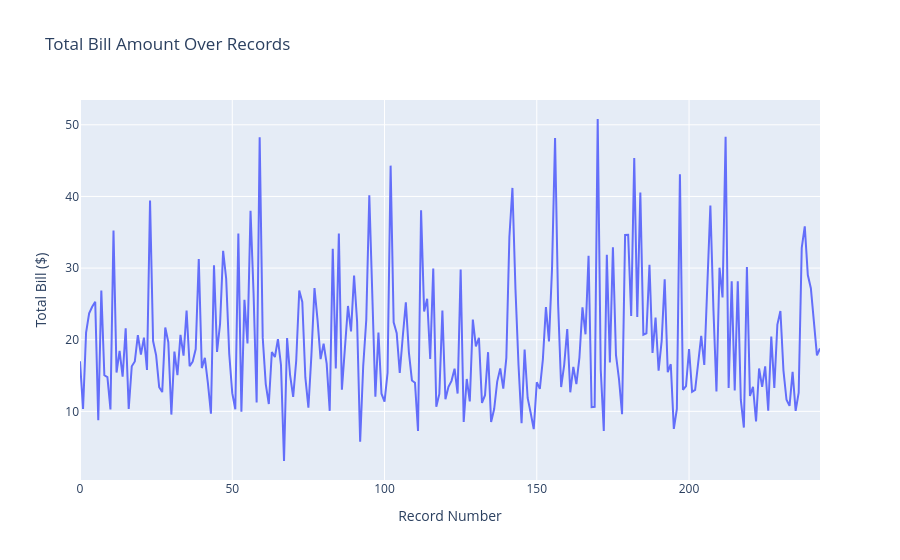

Notebook code cell kept with this figure:
### Markdown cell above
`px.line()` creates an interactive line chart using Plotly Express. This replaces the old `tips['total_bill'].iplot()` method from cufflinks. You can hover over points to see exact values, zoom in, and pan around.

**Usecase:** Visualize the total bill amount for every row as an interactive line chart.

### Code cell
# Interactive line plot of total_bill (replaces tips['total_bill'].iplot())
fig = px.line(
    x=range(len(tips)), 
    y=tips['total_bill'],
    title='Total Bill Amount Over Records',
    labels={'x': 'Record Number', 'y': 'Total Bill ($)'}
)
fig.show()

### Figure 1 — Plotly figure (JSON) as saved in the notebook; plotly's stock layout.template omitted (floating-point values rounded to 4 significant figures; data arrays with more than 128 entries replaced by an {"elided": "..."} marker saying what was removed)
{"data": [{"hovertemplate": "Record Number=%{x}<br>Total Bill ($)=%{y}<extra></extra>", "legendgroup": "", "line": {"color": "#636efa", "dash": "solid"}, "marker": {"symbol": "circle"}, "mode": "lines", "name": "", "orientation": "v", "showlegend": false, "type": "scatter", "x": {"elided": "244 int values"}, "xaxis": "x", "y": {"elided": "244 float values"}, "yaxis": "y"}], "layout": {"legend": {"tracegroupgap": 0}, "title": {"text": "Total Bill Amount Over Records"}, "xaxis": {"anchor": "y", "domain": [0, 1], "title": {"text": "Record Number"}}, "yaxis": {"anchor": "x", "domain": [0, 1], "title": {"text": "Total Bill ($)"}}}}
